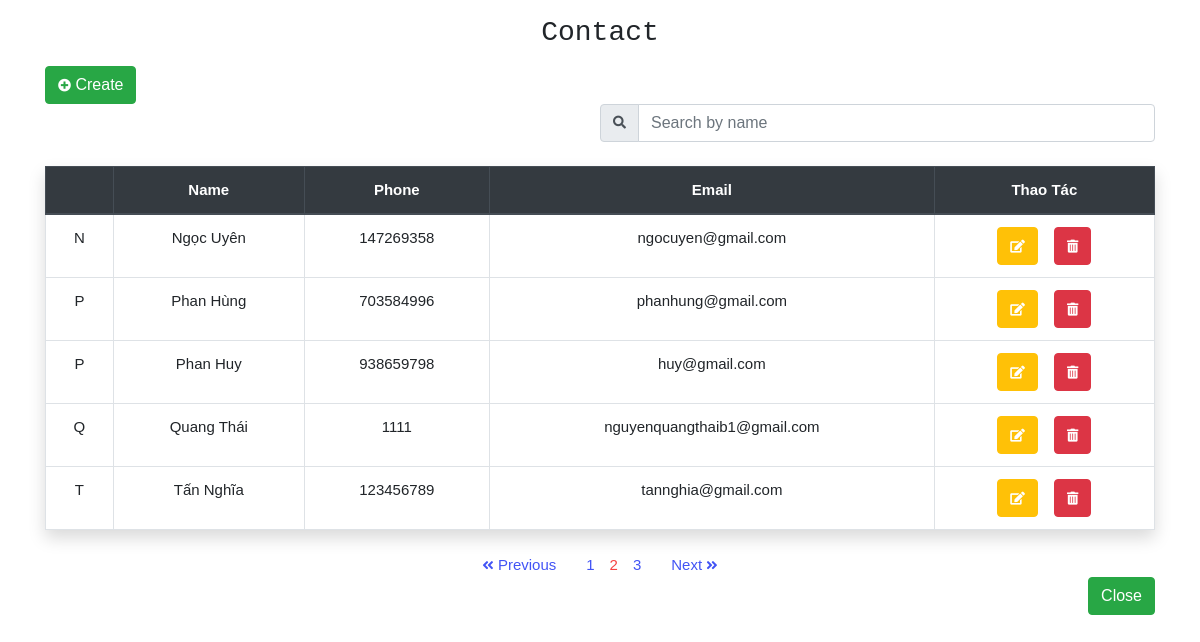
Screenshot of /contact.php?page=2 with the database file from the repository.
### tables this page shows
CREATE TABLE `contactdata` (
  `ma` int(11) NOT NULL,
  `name` varchar(50) NOT NULL,
  `phone` int(13) NOT NULL,
  `email` varchar(50) NOT NULL
);

### contact.php (the view, shortened to what this page needs)
<?php
	include_once 'conn.php';
	$result = mysqli_query($con, 'SELECT count(ma) as total FROM contactdata');
	$row = mysqli_fetch_assoc($result);
	$total_records = $row['total'];
	$current_page = isset($_GET['page']) ? $_GET['page'] : 1;
	$limit = 5;
	$total_page = ceil($total_records / $limit);
	$start = ($current_page - 1) * $limit;
?>
<!DOCTYPE html>
<html lang="en">
<head>
	<link rel="stylesheet" href="https://stackpath.bootstrapcdn.com/bootstrap/4.3.1/css/bootstrap.min.css">
	<link rel="stylesheet" href="https://cdnjs.cloudflare.com/ajax/libs/font-awesome/5.11.2/css/all.min.css">
</head>
<body>
	<div class="container pt-3">
		<h3 class="text-center text-monospace pb-2">Contact</h3>
		<a class="text-white btn btn-success" href="insert.php"><i class="fas fa-plus-circle"></i> Create</a>
			<div class="input-group mb-3 w-50 ml-auto">
				<div class="input-group-prepend ">
					<span class="input-group-text" id="basic-addon1"><i class="fas fa-search"></i></span>
				</div>
				<input type="text" class="form-control" id="myInput" name="search" placeholder="Search by name">
			</div>
		<div class="shadow">
			<table class="table table-bordered mt-4" id="myTable">
				<thead class="thead-dark">
					<tr>
						<th scope="col"></th>
						<th scope="col">Name</th>
						<th scope="col">Phone</th>
						<th scope="col">Email</th>
						<th scope="col">Thao Tác</th>
					</tr>
				</thead>
				<tbody>
					<?php
						include_once 'conn.php';
						$q = " SELECT * FROM contactdata ORDER BY name LIMIT $start, $limit";
						$query = mysqli_query($con,$q);
						while ($row = mysqli_fetch_assoc($query)) {
					?>
					<tr>
						<td><?php echo $row['name'][0]; ?></td>
						<td><?php echo $row['name']; ?></td>
						<td><?php echo $row['phone']; ?></td>
						<td><?php echo $row['email']; ?></td>
						<td>
							<div class="d-flex justify-content-center">
								<a class="text-white btn btn-warning mr-3" href="update.php?ma=<?php echo $row['ma']; ?>"><i class="fas fa-edit"></i> </a>
								<a onclick="return confirm('Bạn có thực sự muốn xóa nó')"; class="text-white btn btn-danger" href="delete.php?ma=<?php echo $row['ma']; ?>"><i class="fas fa-trash-alt"></i> </a>
							</div>
						</td>
					</tr>
				<?php
					}
				 ?>
				</tbody>
			</table>
		</div>
		<div class=" pagination d-flex justify-content-center align-items-center pt-2">
			<?php
			if ($current_page > 1 && $total_page > 1){
				echo '<a href="contact.php?page='.($current_page-1).'"><i class="fas fa-angle-double-left"></i> Previous</a>  ';
			}
			for ($i = 1; $i <= $total_page; $i++){
				if ($i == $current_page){
					echo '<span>'.$i.'</span>  ';
				}
				else{
					echo '<a href="contact.php?page='.$i.'">'.$i.'</a>  ';
				}
			}
			if ($current_page < $total_page && $total_page > 1){
				echo '<a href="contact.php?page='.($current_page+1).'">Next <i class="fas fa-angle-double-right"></i></a>  ';
			}
			?>
		</div>
		<div class="d-flex justify-content-end align-items-end">
			<a href="login.php" class="btn btn-success">Close</a>
		</div>
	</div>
</body>
</html>

### contact.php (style rules this page uses)
body { font-size: 15px; font-family: sans-serif; }
.pagination > a { margin: 0 15px; color: #4254f5; }
span { color : #f54242; }
i.fas { font-size: 13px; }
th , tr { text-align: center; }

### rows the page displays
contactdata: name "N", name "Ngọc Uyên", phone "147269358", email "ngocuyen@gmail.com"
contactdata: name "P", name "Phan Hùng", phone "703584996", email "phanhung@gmail.com"
contactdata: name "P", name "Phan Huy", phone "938659798", email "huy@gmail.com"
contactdata: name "Q", name "Quang Thái", phone "1111", email "nguyenquangthaib1@gmail.com"
contactdata: name "T", name "Tấn Nghĩa", phone "123456789", email "tannghia@gmail.com"
